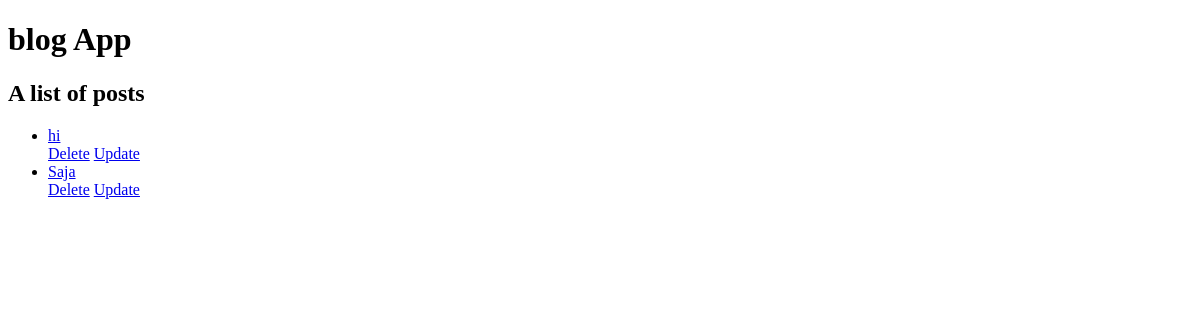
/blog/, run on an earlier commit of the app's database.
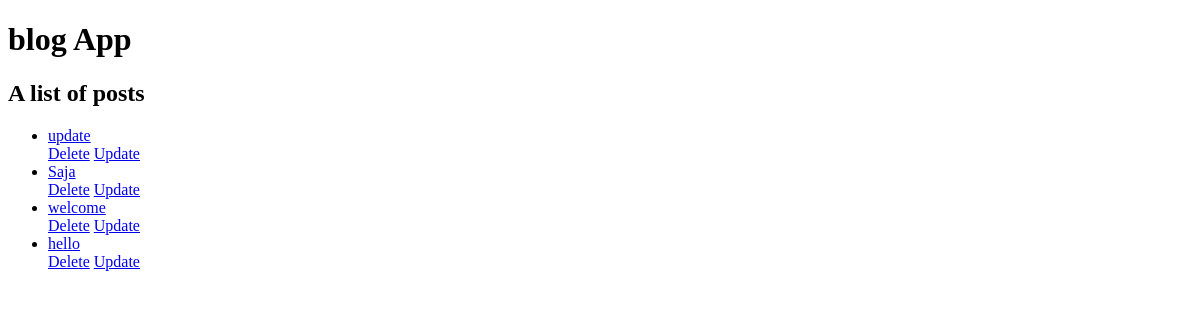
And on a later commit of the database.
### blog/models.py (models this page shows, shortened)
class Post(models.Model):
    title = models.CharField(max_length=64)
    auther = models.ForeignKey('auth.User',on_delete = models.CASCADE)
    body = models.TextField(max_length=100)

### blog/views.py (the view)
# urls.py: path('', HomeView.as_view() , name = 'home'),
class HomeView(ListView):
    template_name = 'home.html'
    model = Post

### templates/home.html
    {% extends 'base.html' %}
    {% block section %}
      <h2>A list of posts</h2>
      <ul>
          {% for post in object_list %}
          <li> <a href="{% url 'post_details' post.pk %}">{{post.title}}</a> </li>
          <a href="{% url 'blog_delete' post.pk %}">Delete</a>
          <a href="{% url 'blog_update' post.pk %}">Update</a>
          {% endfor %}
      </ul>
    {% endblock section %}

### templates/base.html (shortened to what this page needs)
<!DOCTYPE html>
<html lang="en">
<head>
</head>
<body>
    <h1>blog App </h1>
    <section>
        {% block section %}
        {% endblock section %}
    </section>
</body>
</html>

What changed in the data, as far as the page shows it:
changed Post: title "hi" → "update"
added Post: title "welcome"
added Post: title "hello"
